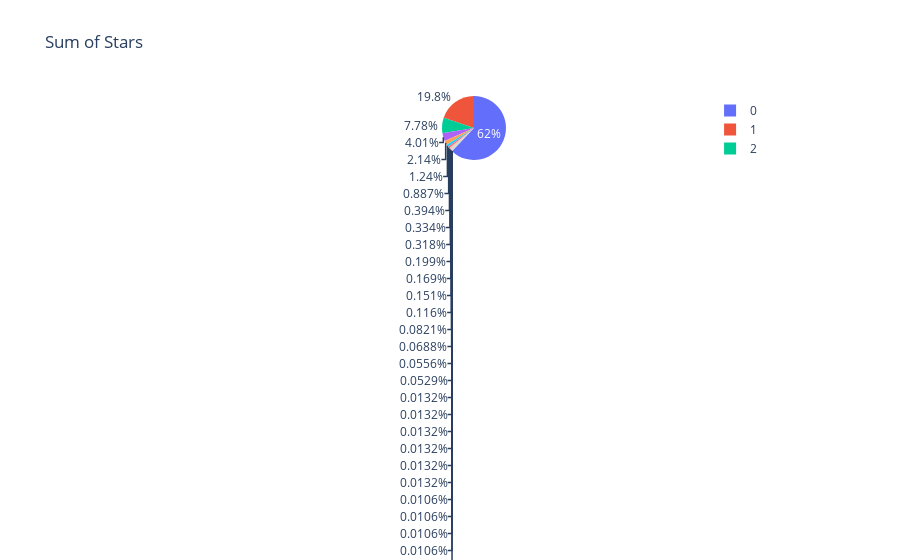

The notebook cell this image was saved under:
### Markdown cell above
## ข้อ 10

### Code cell
import plotly.express as px

df.groupby('cool').sum()

fig = px.pie(df, values='stars', names='cool', title='Sum of Stars')
fig.show()

### Figure 1 — Plotly figure (JSON) as saved in the notebook; plotly's stock layout.template omitted (floating-point values rounded to 4 significant figures; data arrays with more than 128 entries replaced by an {"elided": "..."} marker saying what was removed)
{"data": [{"domain": {"x": [0, 1], "y": [0, 1]}, "hovertemplate": "cool=%{label}<br>stars=%{value}<extra></extra>", "labels": {"elided": "10000 int values"}, "legendgroup": "", "name": "", "showlegend": true, "type": "pie", "values": {"elided": "10000 int values"}}], "layout": {"legend": {"tracegroupgap": 0}, "title": {"text": "Sum of Stars"}}}
